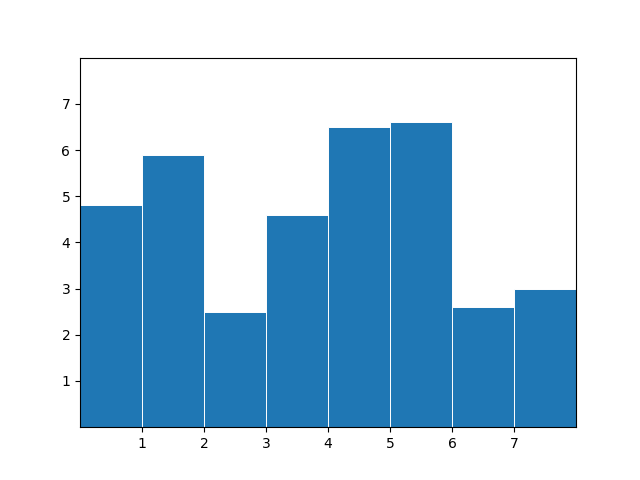

The script that saved this image:
import matplotlib.pyplot as plt

x = [0.5, 1.5, 2.5, 3.5, 4.5, 5.5, 6.5, 7.5]
y = [4.8, 5.9, 2.5, 4.6, 6.5, 6.6, 2.6, 3.0]

fig, ax = plt.subplots()

ax.bar(x, y, width=1, edgecolor="white", linewidth=0.7)
ax.set(xlim=(0, 8), xticks=range(1, 8),
       ylim=(0, 8), yticks=range(1, 8))

#plt.show()
plt.savefig('bars.png')

